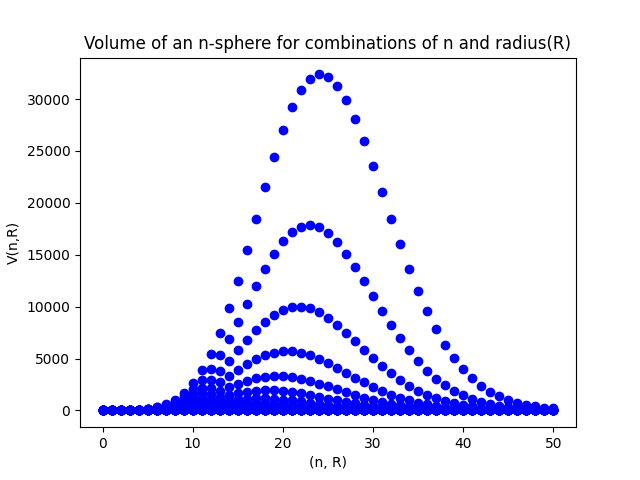

Write the Python code that produced this figure.
#To calculate volume of an n-dimensional sphere:

import matplotlib.pyplot as plt
import numpy as np
import math


for r in np.arange(1,2.05,0.05):
    for n in range(0,51):
        p=(math.pi)**(n/2) 
        R=r**n
        g=math.gamma((n/2)+1)
        v=(p*R)/(g)
        print (v)
        plt.plot(n,v, "bo")
        
plt.title("Volume of an n-sphere for combinations of n and radius(R)")
plt.xlabel("(n, R)")
plt.ylabel("V(n,R)")
plt.savefig('hw1.png')
plt.show()        
